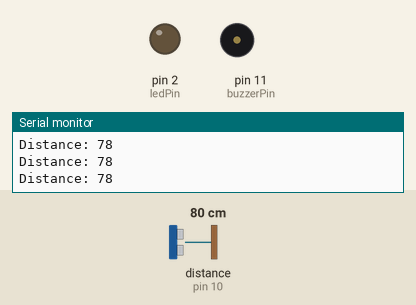
Simulated run of this sketch. Board: Arduino Uno, built with avr-gcc and run on an emulated ATmega328P. Parts: output pins drawn as LEDs (lit = HIGH), buzzer (waves = sounding), the last lines printed to the serial monitor. Wiring (inferred from the names in the program): ultrasonic range finder: trigger pin 9; echo pin 10. The test bench sets the inputs (shaded band); at power-on: distance to the obstacle (sensor on pin 10) 80 cm. The echo pulse lasts 58.3 µs per cm; pins used as bus, display or sensor lines are not drawn.

Above: at 1.2 s.
1.3 s: distance to the obstacle (sensor on pin 10) set to 13 cm
2.8 s: distance to the obstacle (sensor on pin 10) set to 10 cm
At 3.2 s:
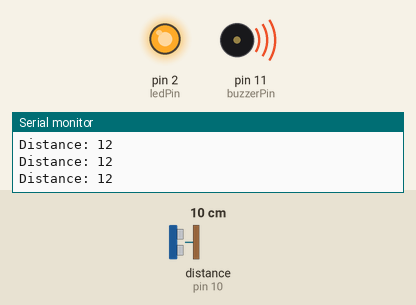
Timing chart, 0 to 5.8 s (numbered marks = the images above; inputs shaded):
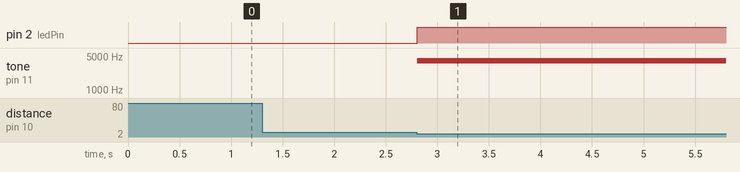

Measured:
- the behaviour switches between 12 and 11 cm on distance to the obstacle (sensor on pin 10) (found by bisection; images 0 and 1)
- after the input at 2.8 s, pin 2 (ledPin): LOW → HIGH at once; tone on pin 11 (buzzerPin): silent → 4000 Hz at once

The sketch:

ultrasonic.ino
```cpp
#include <Arduino.h>

const int trigPin = 9;
const int echoPin = 10;
const int buzzerPin = 11;
const int ledPin = 2;
// defines variables
long duration;
int distance;
int safetyDistance;
void setup() {
  pinMode(trigPin, OUTPUT); // Sets the trigPin as an Output
  pinMode(echoPin, INPUT); // Sets the echoPin as an Input
  pinMode(buzzerPin, OUTPUT);
  pinMode(ledPin, OUTPUT);
  Serial.begin(9600); // Starts the serial communication
}
void loop() {

// Clears the trigPin
  digitalWrite(trigPin, LOW);
  delayMicroseconds(2);
  // Sets the trigPin on HIGH state for 10 microseconds
  digitalWrite(trigPin, HIGH);
  delayMicroseconds(10);
  digitalWrite(trigPin, LOW);
// Reads the echoPin, returns the sound wave travel time in microseconds
  duration = pulseIn(echoPin, HIGH);
  // Calculating the distance
  distance = duration * 0.034 / 2;
  safetyDistance = distance;
  if (safetyDistance <= 10) {
    digitalWrite(buzzerPin, HIGH); // Turn on the buzzer
    tone(buzzerPin, 4000); // Set a tone of 1000 Hz
    digitalWrite(ledPin, HIGH);
    delay(500);
    digitalWrite(ledPin, LOW);
  } else {
    noTone(buzzerPin); // Turn off the buzzer
    digitalWrite(buzzerPin, LOW);
    digitalWrite(ledPin, LOW);
  }
  // Prints the distance on the Serial Monitor
  Serial.print("Distance: ");
  Serial.println(distance);
}
```
